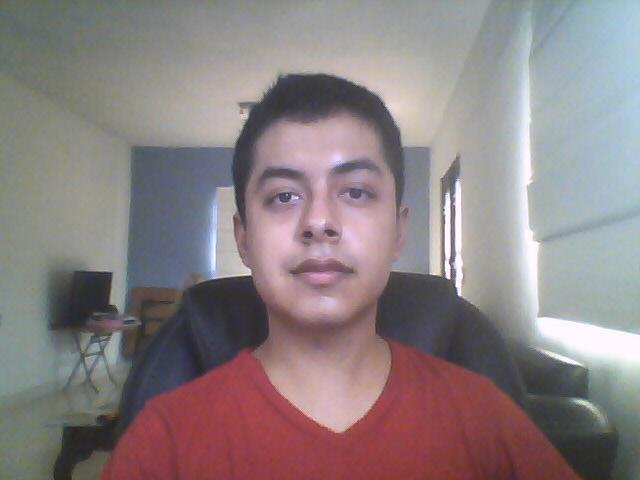
#> input picture filtros/yo.jpg, 640 x 480 px
$ python t1.py yo.jpg
#> lines starting #> are read from the running program, lines starting #| are printed output that depends on the picture; after the words box and inside, x2 and y2 are one past the last pixel; in counts of white or black regions, pixels touching at a corner belong together
#!/usr/bin/python
from PIL import Image
import sys, time, random

def escala_grises(image):
    pic = image.load()
    for i in range(image.size[0]):
        for j in range(image.size[1]):

            (R, G, B) = pic[i,j]
            # Grayscale
            intensity = int((R+G+B)/3)
            R = G = B = intensity
            pic[i,j] = (R, G, B)
    return pic

def filtro_umbral(image):
    pic = image.load()
    for i in range(image.size[0]):
        for j in range(image.size[1]):

            (R, G, B) = pic[i,j]
            intensity = R
            if intensity < 128:
                intensity = 0
            else:
                intensity = 255
            R = G = B = intensity
            pic[i,j] = (R, G, B)
    return pic

def filtro_media(image):
    pic = image.load()
    pic_copy = (image.copy()).load()

    for i in range(image.size[0]):
        for j in range(image.size[1]):

            temp = []
            for h in range(i-1, i+2):
                for l in range(j-1, j+2):
                    if h >= 0 and l >= 0 and h < image.size[0] and l < image.size[1]:
                        temp.append(pic_copy[i, j][0])

            temp.sort()
            R = G = B = int(temp[int(len(temp)/2)])
            pic[i,j] = (R, G, B)
    return pic

efecto = {
    "grayscale":escala_grises,
    "umbral":filtro_umbral,
    "media":filtro_media,
    }

def aplicar_efecto(nImagen, nOutput, aplicar_efectos=[]):
#> called with nImagen = 'yo.jpg', nOutput = 'grayscale_yo.jpg'
    image = Image.open(nImagen)
#> image is the input picture: PIL image 640x480 RGB; mean R, G, B 139.3, 128.4, 130.2
    for i in aplicar_efectos:
        pic = efecto[i](image)
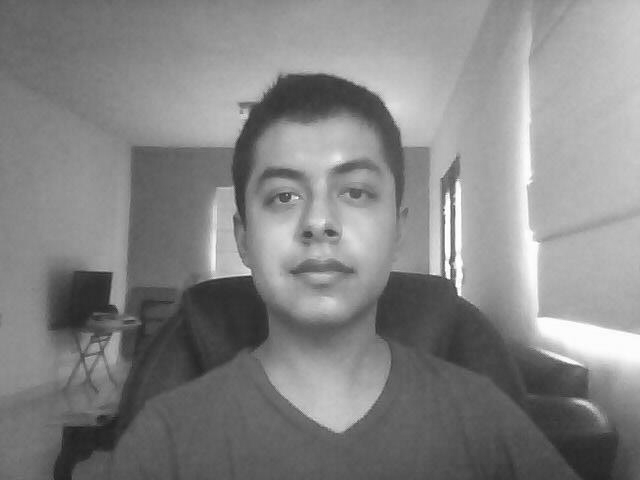
#> image: PIL image 640x480 RGB; min 31, max 255, mean 132.3
    image.save(nOutput)

def main():
    aplicar_efecto(sys.argv[1], "grayscale"+"_"+sys.argv[1], ["grayscale"])
    aplicar_efecto(sys.argv[1], "umbral"+"_"+sys.argv[1], ["umbral"])
#> call 2 of aplicar_efecto, with nImagen = 'yo.jpg', nOutput = 'umbral_yo.jpg'
#> after the loop in aplicar_efecto (call 2), `for i in aplicar_efectos:`:
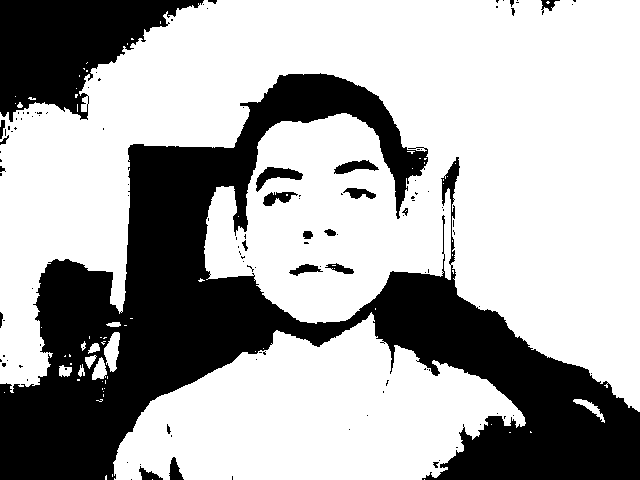
#> image: PIL image 640x480 RGB; 67% white; 121 black regions (98 under 20 px), largest, box (x1, y1, x2, y2) and area: (0, 73, 640, 480) 85030, (0, 0, 204, 122) 13580, (256, 167, 303, 192) 478
    aplicar_efecto(sys.argv[1], "media"+"_"+sys.argv[1], ["media"])
#> call 3 of aplicar_efecto, with nImagen = 'yo.jpg', nOutput = 'media_yo.jpg'
#> after the loop in aplicar_efecto (call 3), `for i in aplicar_efectos:`:
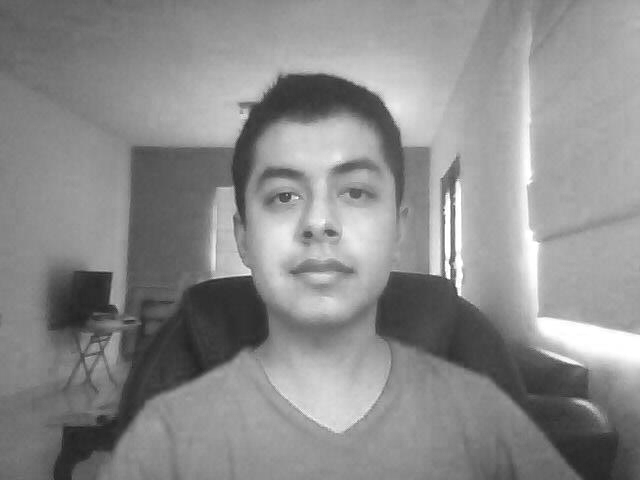
#> image: PIL image 640x480 RGB; min 30, max 255, mean 139.3
    aplicar_efecto(sys.argv[1], "todos"+"_"+sys.argv[1], ["media", "grayscale", "umbral"])

main()
